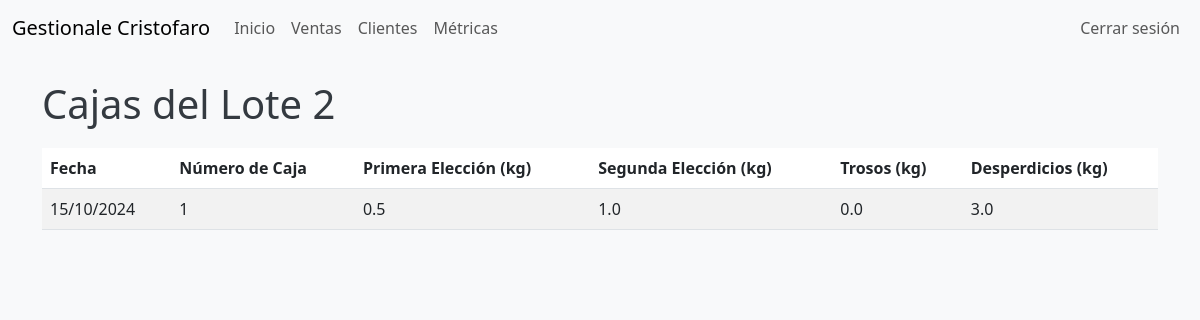
The app's page /lotto/2 (signed in) with its own data.
### app/models.py (models this page shows, shortened)
class Scatola(db.Model):
    id = db.Column(db.Integer, primary_key=True)
    lotto = db.Column(db.String(50), nullable=False)
    data = db.Column(db.Date, nullable=False)
    numero_scatola = db.Column(db.Integer, nullable=False)
    prima_scelta = db.Column(db.Float, nullable=False)
    seconda_scelta = db.Column(db.Float, nullable=False)
    trosos = db.Column(db.Float, nullable=False)  # Nuova colonna
    scarti = db.Column(db.Float, nullable=False)

### app/routes.py (the view)
@app.route('/lotto/<string:lotto>')
@login_required
def visualizza_lotto(lotto):
    scatole = Scatola.query.filter_by(lotto=lotto).order_by(Scatola.data.desc()).all()
    return render_template('lotto.html', lotto=lotto, scatole=scatole)

### app/__init__.py (called while the page is built)
@app.context_processor
def utility_processor():
    def calculate_total_weight_scatole(items):
        return sum(item.prima_scelta + item.seconda_scelta + item.scarti for item in items)
    def calculate_total_weight_vendite(vendite):
        return sum(vendita.peso for vendita in vendite)
    return dict(
        calculate_total_weight_scatole=calculate_total_weight_scatole,
        calculate_total_weight_vendite=calculate_total_weight_vendite
    )

### app/routes.py (called while the page is built)
@login.user_loader
def load_user(id):
    return Utente.query.get(int(id))

### app/templates/lotto.html (shortened to what this page needs)
{% extends "base.html" %}
{% block content %}
<h1>Cajas del Lote {{ lotto }}</h1>
<table class="table table-striped">
    <thead>
        <tr>
            <th>Fecha</th>
            <th>Número de Caja</th>
            <th>Primera Elección (kg)</th>
            <th>Segunda Elección (kg)</th>
            <th>Trosos (kg)</th>
            <th>Desperdicios (kg)</th>
        </tr>
    </thead>
    <tbody>
        {% for scatola in scatole %}
        <tr>
            <td>{{ scatola.data.strftime('%d/%m/%Y') }}</td>
            <td>{{ scatola.numero_scatola }}</td>
            <td>{{ scatola.prima_scelta }}</td>
            <td>{{ scatola.seconda_scelta }}</td>
            <td>{{ scatola.trosos }}</td>
            <td>{{ scatola.scarti }}</td>
        </tr>
        {% endfor %}
    </tbody>
</table>
{% endblock %}

### app/static/style.css (style rules this page uses)
body { background-color: #f8f9fa; color: #343a40; }
h1 { margin-bottom: 20px; }

### records on screen
Scatola: data "15/10/2024", numero_scatola "1", prima_scelta "0.5", seconda_scelta "1.0", trosos "0.0", scarti "3.0"

### other values on screen
{{ lotto }} "2"
